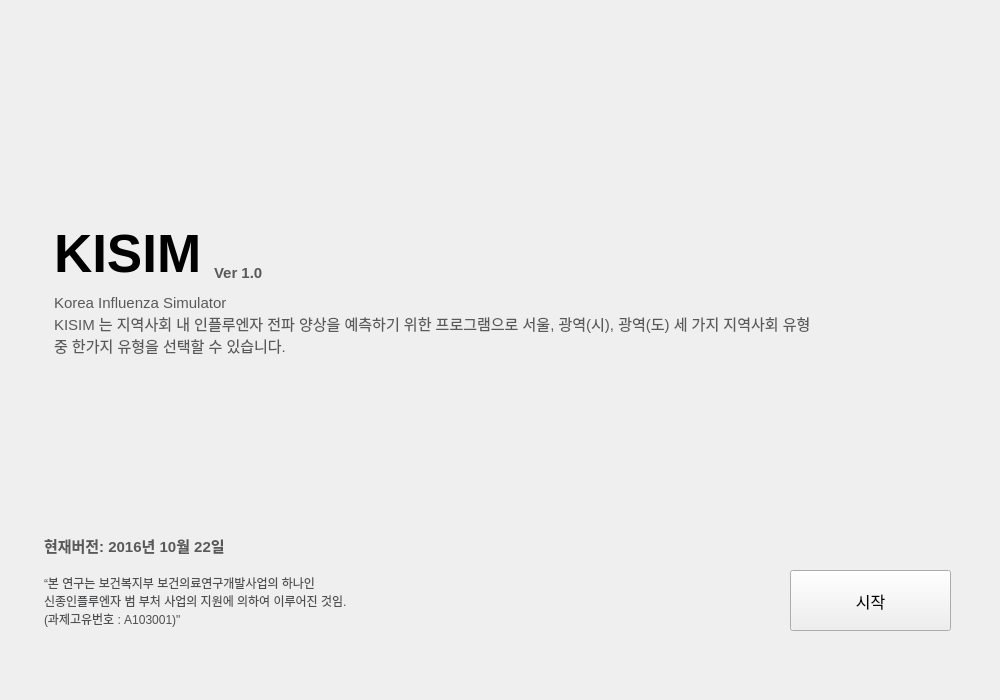
   <widget class="QWidget" name="introWidget" native="true">
    <property name="geometry">
     <rect>
      <x>0</x>
      <y>-10</y>
      <width>1000</width>
      <height>700</height>
     </rect>
    </property>
    <property name="autoFillBackground">
     <bool>true</bool>
    </property>
    <widget class="QPushButton" name="startButton">
     <property name="geometry">
      <rect>
       <x>790</x>
       <y>570</y>
       <width>161</width>
       <height>61</height>
      </rect>
     </property>
     <property name="font">
      <font>
       <pointsize>12</pointsize>
      </font>
     </property>
     <property name="styleSheet">
      <string notr="true">font-color:rgb(155, 187, 89);</string>
     </property>
     <property name="text">
      <string>시작</string>
     </property>
    </widget>
    <widget class="QTextEdit" name="textEdit_8">
     <property name="enabled">
      <bool>false</bool>
     </property>
     <property name="geometry">
      <rect>
       <x>50</x>
       <y>290</y>
       <width>781</width>
       <height>71</height>
      </rect>
     </property>
     <property name="styleSheet">
      <string notr="true">border:0;</string>
     </property>
     <property name="readOnly">
      <bool>false</bool>
     </property>
     <property name="html">
      <string>&lt;!DOCTYPE HTML PUBLIC &quot;-//W3C//DTD HTML 4.0//EN&quot; &quot;http://www.w3.org/TR/REC-html40/strict.dtd&quot;&gt;
&lt;html&gt;&lt;head&gt;&lt;meta name=&quot;qrichtext&quot; content=&quot;1&quot; /&gt;&lt;style type=&quot;text/css&quot;&gt;
p, li { white-space: pre-wrap; }
&lt;/style&gt;&lt;/head&gt;&lt;body style=&quot; font-family:'MS Shell Dlg 2'; font-size:8.25pt; font-weight:400; font-style:normal;&quot;&gt;
&lt;p style=&quot; margin-top:0px; margin-bottom:0px; margin-left:0px; margin-right:0px; -qt-block-indent:0; text-indent:0px;&quot;&gt;&lt;span style=&quot; font-family:'맑은 고딕'; font-size:11pt; color:#595959;&quot;&gt;Korea Influenza Simulator &lt;/span&gt;&lt;/p&gt;
&lt;p style=&quot; margin-top:0px; margin-bottom:0px; margin-left:0px; margin-right:0px; -qt-block-indent:0; text-indent:0px;&quot;&gt;&lt;span style=&quot; font-family:'맑은 고딕'; font-size:11pt; color:#595959;&quot;&gt;KISIM 는 지역사회 내 인플루엔자 전파 양상을 예측하기 위한 프로그램으로 서울, 광역(시), 광역(도) 세 가지 지역사회 유형 중 한가지 유형을 선택할 수 있습니다.&lt;/span&gt;&lt;span style=&quot; font-size:11pt;&quot;&gt; &lt;/span&gt;&lt;/p&gt;&lt;/body&gt;&lt;/html&gt;</string>
     </property>
    </widget>
    <widget class="QTextEdit" name="textEdit_9">
     <property name="geometry">
      <rect>
       <x>50</x>
       <y>220</y>
       <width>301</width>
       <height>81</height>
      </rect>
     </property>
     <property name="styleSheet">
      <string notr="true">background-color:transparent; border:0;</string>
     </property>
     <property name="html">
      <string>&lt;!DOCTYPE HTML PUBLIC &quot;-//W3C//DTD HTML 4.0//EN&quot; &quot;http://www.w3.org/TR/REC-html40/strict.dtd&quot;&gt;
&lt;html&gt;&lt;head&gt;&lt;meta name=&quot;qrichtext&quot; content=&quot;1&quot; /&gt;&lt;style type=&quot;text/css&quot;&gt;
p, li { white-space: pre-wrap; }
&lt;/style&gt;&lt;/head&gt;&lt;body style=&quot; font-family:'MS Shell Dlg 2'; font-size:8.25pt; font-weight:400; font-style:normal;&quot;&gt;
&lt;p style=&quot; margin-top:0px; margin-bottom:0px; margin-left:0px; margin-right:0px; -qt-block-indent:0; text-indent:0px;&quot;&gt;&lt;span style=&quot; font-family:'맑은 고딕'; font-size:40pt; font-weight:600; color:#000000;&quot;&gt;KISIM&lt;/span&gt;&lt;/p&gt;&lt;/body&gt;&lt;/html&gt;</string>
     </property>
    </widget>
    <widget class="QTextEdit" name="textEdit_10">
     <property name="geometry">
      <rect>
       <x>210</x>
       <y>260</y>
       <width>104</width>
       <height>31</height>
      </rect>
     </property>
     <property name="styleSheet">
      <string notr="true">background-color:transparent; border:0;</string>
     </property>
     <property name="html">
      <string>&lt;!DOCTYPE HTML PUBLIC &quot;-//W3C//DTD HTML 4.0//EN&quot; &quot;http://www.w3.org/TR/REC-html40/strict.dtd&quot;&gt;
&lt;html&gt;&lt;head&gt;&lt;meta name=&quot;qrichtext&quot; content=&quot;1&quot; /&gt;&lt;style type=&quot;text/css&quot;&gt;
p, li { white-space: pre-wrap; }
&lt;/style&gt;&lt;/head&gt;&lt;body style=&quot; font-family:'MS Shell Dlg 2'; font-size:8.25pt; font-weight:400; font-style:normal;&quot;&gt;
&lt;p style=&quot; margin-top:0px; margin-bottom:0px; margin-left:0px; margin-right:0px; -qt-block-indent:0; text-indent:0px;&quot;&gt;&lt;span style=&quot; font-family:'맑은 고딕'; font-size:11pt; font-weight:600; color:#595959;&quot;&gt;Ver 1.0&lt;/span&gt;&lt;/p&gt;&lt;/body&gt;&lt;/html&gt;</string>
     </property>
    </widget>
    <widget class="QTextEdit" name="textEdit_11">
     <property name="geometry">
      <rect>
       <x>40</x>
       <y>530</y>
       <width>251</width>
       <height>41</height>
      </rect>
     </property>
     <property name="styleSheet">
      <string notr="true">background-color:transparent; border:0;</string>
     </property>
     <property name="html">
      <string>&lt;!DOCTYPE HTML PUBLIC &quot;-//W3C//DTD HTML 4.0//EN&quot; &quot;http://www.w3.org/TR/REC-html40/strict.dtd&quot;&gt;
&lt;html&gt;&lt;head&gt;&lt;meta name=&quot;qrichtext&quot; content=&quot;1&quot; /&gt;&lt;style type=&quot;text/css&quot;&gt;
p, li { white-space: pre-wrap; }
&lt;/style&gt;&lt;/head&gt;&lt;body style=&quot; font-family:'MS Shell Dlg 2'; font-size:8.25pt; font-weight:400; font-style:normal;&quot;&gt;
&lt;p style=&quot; margin-top:0px; margin-bottom:0px; margin-left:0px; margin-right:0px; -qt-block-indent:0; text-indent:0px;&quot;&gt;&lt;span style=&quot; font-family:'맑은 고딕'; font-size:11pt; font-weight:600; color:#595959;&quot;&gt;현재버전: 2016년 10월 22일&lt;/span&gt;&lt;/p&gt;&lt;/body&gt;&lt;/html&gt;</string>
     </property>
    </widget>
    <widget class="QTextEdit" name="textEdit_12">
     <property name="geometry">
      <rect>
       <x>40</x>
       <y>570</y>
       <width>321</width>
       <height>71</height>
      </rect>
     </property>
     <property name="styleSheet">
      <string notr="true">background-color:transparent; border:0;</string>
     </property>
     <property name="html">
      <string>&lt;!DOCTYPE HTML PUBLIC &quot;-//W3C//DTD HTML 4.0//EN&quot; &quot;http://www.w3.org/TR/REC-html40/strict.dtd&quot;&gt;
&lt;html&gt;&lt;head&gt;&lt;meta name=&quot;qrichtext&quot; content=&quot;1&quot; /&gt;&lt;style type=&quot;text/css&quot;&gt;
p, li { white-space: pre-wrap; }
&lt;/style&gt;&lt;/head&gt;&lt;body style=&quot; font-family:'MS Shell Dlg 2'; font-size:8.25pt; font-weight:400; font-style:normal;&quot;&gt;
&lt;p style=&quot; margin-top:0px; margin-bottom:0px; margin-left:0px; margin-right:0px; -qt-block-indent:0; text-indent:0px;&quot;&gt;&lt;span style=&quot; font-family:'굴림'; font-size:9pt; color:#4e4f50;&quot;&gt;“&lt;/span&gt;&lt;span style=&quot; font-family:'돋움'; font-size:9pt; color:#4e4f50;&quot;&gt;본 연구는 보건복지부 보건의료연구개발사업의 하나인 신종인플루엔자 범 부처 사업의 지원에 의하여 이루어진 것임&lt;/span&gt;&lt;span style=&quot; font-family:'굴림'; font-size:9pt; color:#4e4f50;&quot;&gt;.(&lt;/span&gt;&lt;span style=&quot; font-family:'돋움'; font-size:9pt; color:#4e4f50;&quot;&gt;과제고유번호 &lt;/span&gt;&lt;span style=&quot; font-family:'굴림'; font-size:9pt; color:#4e4f50;&quot;&gt;: A103001)&amp;quot;&lt;/span&gt;&lt;/p&gt;&lt;/body&gt;&lt;/html&gt;</string>
     </property>
    </widget>
    <widget class="QLabel" name="logo1">
     <property name="geometry">
      <rect>
       <x>30</x>
       <y>30</y>
       <width>181</width>
       <height>81</height>
      </rect>
     </property>
     <property name="text">
      <string/>
     </property>
    </widget>
    <widget class="QLabel" name="logo2">
     <property name="geometry">
      <rect>
       <x>220</x>
       <y>30</y>
       <width>181</width>
       <height>81</height>
      </rect>
     </property>
     <property name="text">
      <string/>
     </property>
    </widget>
   </widget>
